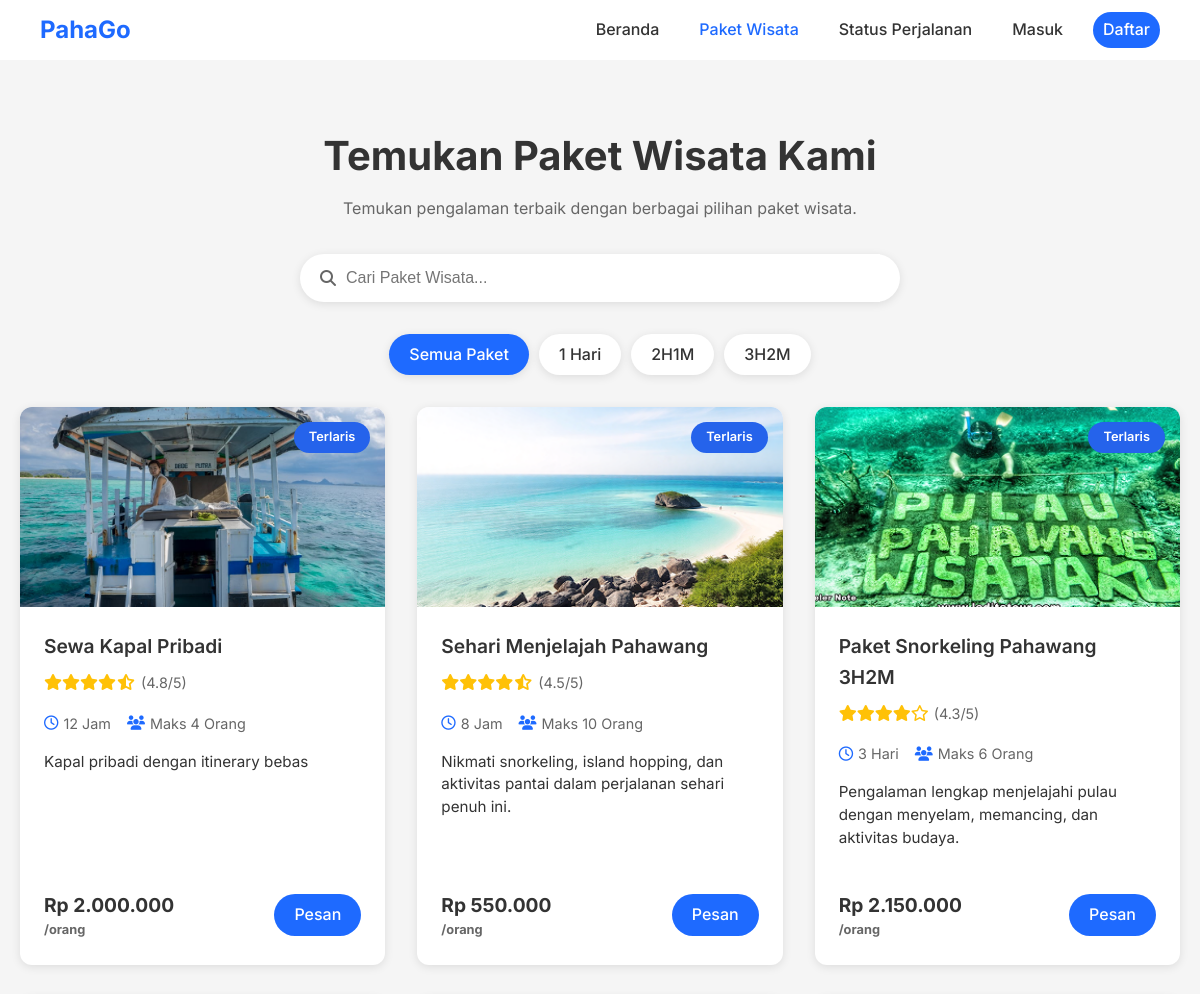
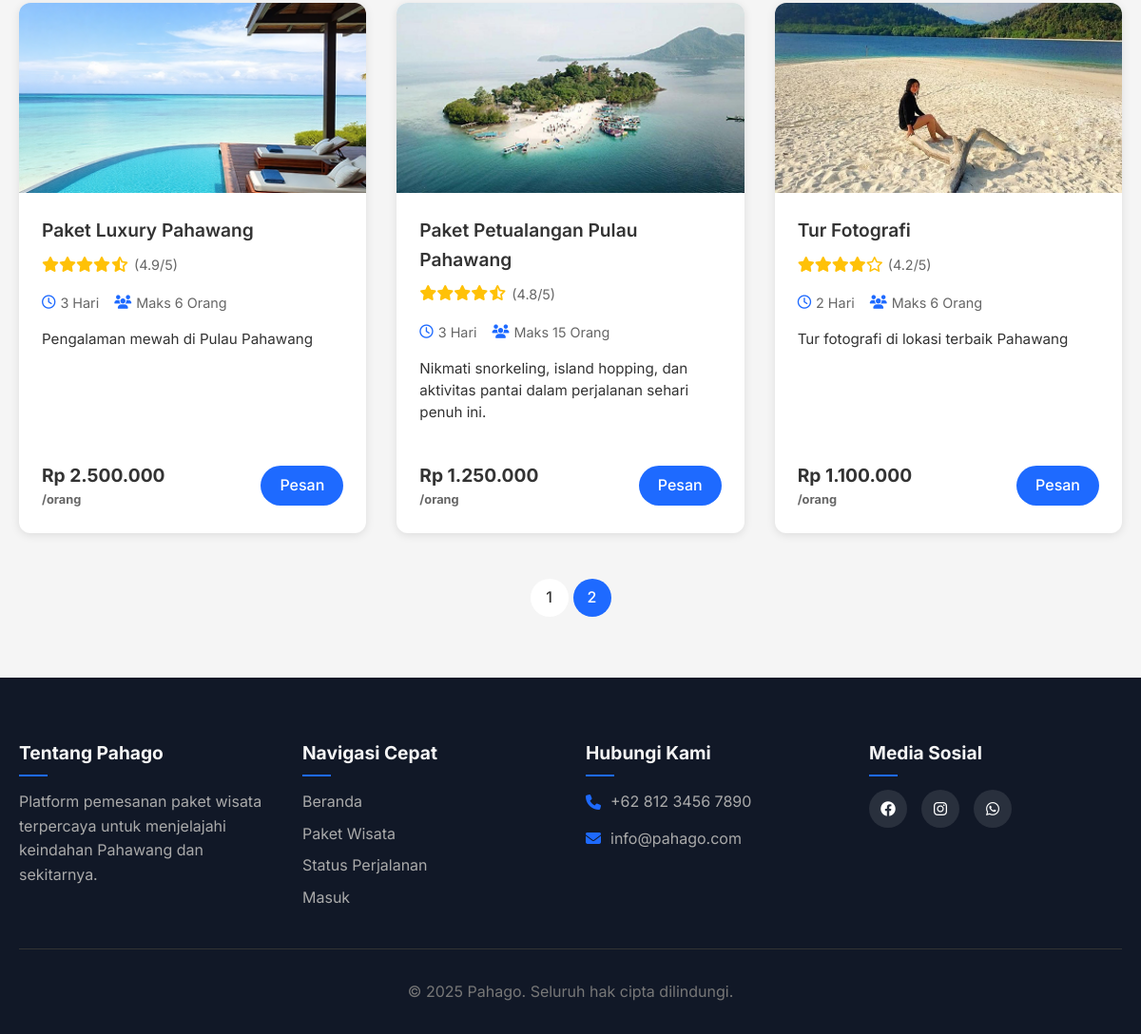
Screenshot of /packages.php?page=2&duration=all with the database file from the repository (2 pictures, top to bottom).
### tables this page shows
CREATE TABLE `packages` (
  `id` int NOT NULL,
  `guide_id` int NOT NULL,
  `title` varchar(255) NOT NULL,
  `description` text NOT NULL,
  `short_description` varchar(255) DEFAULT NULL,
  `price` decimal(10,2) NOT NULL,
  `max_participants` int NOT NULL,
  `duration_days` int NOT NULL,
  `duration_hours` int DEFAULT '0',
  `image_url` varchar(255) DEFAULT NULL,
  `status` enum('active','draft') NOT NULL DEFAULT 'draft',
  `is_bestseller` tinyint(1) DEFAULT '0',
  `is_popular` tinyint(1) DEFAULT '0',
  `rating` decimal(3,1) DEFAULT '0.0',
  `created_at` timestamp NOT NULL DEFAULT CURRENT_TIMESTAMP,
  `updated_at` timestamp NULL DEFAULT NULL ON UPDATE CURRENT_TIMESTAMP
);

### packages.php (the view, shortened to what this page needs)
<?php
$isLoggedIn = isset($_SESSION['logged_in']) && $_SESSION['logged_in'];
$conn = new mysqli("localhost", "root", "", "pahago");
$search = isset($_GET['search']) ? $_GET['search'] : '';
$duration = isset($_GET['duration']) ? $_GET['duration'] : 'all';
$page = isset($_GET['page']) ? (int)$_GET['page'] : 1;
$limit = 6;
$offset = ($page - 1) * $limit;
$query = "SELECT * FROM packages WHERE 1=1";
$countQuery = "SELECT COUNT(*) as total FROM packages WHERE 1=1";
$query .= " ORDER BY is_popular DESC, is_bestseller DESC, rating DESC LIMIT $limit OFFSET $offset";
$result = $conn->query($query);
$countResult = $conn->query($countQuery);
$totalCount = $countResult->fetch_assoc()['total'];
$totalPages = ceil($totalCount / $limit);
function formatRupiah($angka) {
    return number_format($angka, 0, ',', '.');
}
function formatRating($rating) {
    $stars = '';
    $fullStars = floor($rating);
    $halfStar = $rating - $fullStars >= 0.5;
    for ($i = 1; $i <= 5; $i++) {
        if ($i <= $fullStars) {
            $stars .= '<i class="fas fa-star"></i>';
        } elseif ($halfStar && $i == $fullStars + 1) {
            $stars .= '<i class="fas fa-star-half-alt"></i>';
            $halfStar = false;
        } else {
            $stars .= '<i class="far fa-star"></i>';
        }
    }
    return $stars;
}
function formatDuration($days, $hours) {
    if ($days > 0) {
        return "$days Hari";
    } else {
        return "$hours Jam";
    }
}
?>
<!DOCTYPE html>
<html lang="id">
<head>
    <link rel="stylesheet" href="css/styles.css">
    <link rel="stylesheet" href="css/packages.css">
    <link rel="stylesheet" href="https://cdnjs.cloudflare.com/ajax/libs/font-awesome/6.4.0/css/all.min.css">
</head>
<body>
    <header class="navbar">
        <div class="container">
            <div class="navbar-content">
                <a href="index.php" class="logo">PahaGo</a>
                <nav class="nav-menu">
                    <ul>
                        <li><a href="index.php">Beranda</a></li>
                        <li><a href="packages.php" class="active">Paket Wisata</a></li>
                        <li><a href="status.php">Status Perjalanan</a></li>
                        <?php if ($isLoggedIn): ?>
                            <li class="profile-dropdown">
                                <div class="profile-trigger">
                                    <img src="https://ui-avatars.com/api/?name=<?php echo urlencode($_SESSION['user_name']); ?>&background=1e6aff&color=fff&size=32"
                                        class="profile-image" alt="Profile">
                                </div>
                                <div class="dropdown-menu">
                                    <div class="dropdown-header">
                                        <img src="https://ui-avatars.com/api/?name=<?php echo urlencode($_SESSION['user_name']); ?>&background=1e6aff&color=fff&size=64"
                                            class="dropdown-profile-image" alt="Profile">
                                        <div class="dropdown-profile-info">
                                            <span class="dropdown-profile-name"><?php echo $_SESSION['user_name']; ?></span>
                                        </div>
                                    </div>
                                    <div class="dropdown-divider"></div>
                                    <a href="#" class="dropdown-item" id="logoutLink">
                                        <i class="fas fa-sign-out-alt"></i> Logout
                                    </a>
                                </div>
                            </li>
                        <?php else: ?>
                            <li><a href="login.html">Masuk</a></li>
                            <li><a href="register.html" class="btn-primary">Daftar</a></li>
                        <?php endif; ?>
                    </ul>
                </nav>
            </div>
        </div>
    </header>
    <section class="packages-page">
        <div class="container">
            <div class="packages-header">
                <h1>Temukan Paket Wisata Kami</h1>
                <p>Temukan pengalaman terbaik dengan berbagai pilihan paket wisata.</p>
            </div>
            <div class="search-container">
                <form action="packages.php" method="GET" id="searchForm">
                    <div class="search-bar">
                        <i class="fas fa-search search-icon"></i>
                        <input type="text" name="search" placeholder="Cari Paket Wisata..." value="<?php echo htmlspecialchars($search); ?>">
                    </div>
                </form>
            </div>
            <div class="filter-tabs">
                <a href="?duration=all<?php echo !empty($search) ? '&search=' . urlencode($search) : ''; ?>" class="filter-tab <?php echo $duration == 'all' ? 'active' : ''; ?>">Semua Paket</a>
                <a href="?duration=1h<?php echo !empty($search) ? '&search=' . urlencode($search) : ''; ?>" class="filter-tab <?php echo $duration == '1h' ? 'active' : ''; ?>">1 Hari</a>
                <a href="?duration=2h1m<?php echo !empty($search) ? '&search=' . urlencode($search) : ''; ?>" class="filter-tab <?php echo $duration == '2h1m' ? 'active' : ''; ?>">2H1M</a>
                <a href="?duration=3h2m<?php echo !empty($search) ? '&search=' . urlencode($search) : ''; ?>" class="filter-tab <?php echo $duration == '3h2m' ? 'active' : ''; ?>">3H2M</a>
            </div>
            <div class="packages-grid">
                <?php
                if ($result->num_rows > 0) {
                    while ($row = $result->fetch_assoc()) {
                ?>
                <div class="package-card">
                    <div class="package-image">
                    <img src="<?php echo str_replace('../', '', $row['image_url']); ?>" alt="<?php echo $row['title']; ?>" class="card-img-top">
                    <?php if ($row['is_bestseller']): ?>
                            <div class="package-badge bestseller">Terlaris</div>
                        <?php endif; ?>
                    </div>
                    <div class="package-content">
                        <h3><?php echo htmlspecialchars($row['title']); ?></h3>
                        <div class="package-rating">
                            <div class="stars">
                                <?php echo formatRating($row['rating']); ?>
                            </div>
                            <span class="rating-text">(<?php echo $row['rating']; ?>/5)</span>
                        </div>
                        <div class="package-details">
                            <div class="detail">
                                <i class="far fa-clock"></i>
                                <?php echo formatDuration($row['duration_days'], $row['duration_hours']); ?>
                            </div>
                            <div class="detail">
                                <i class="fas fa-users"></i>
                                Maks <?php echo $row['max_participants']; ?> Orang
                            </div>
                        </div>
                        <p class="package-description"><?php echo htmlspecialchars($row['short_description']); ?></p>
                        <div class="package-footer">
                            <div class="price">
                                <span class="price-amount">Rp <?php echo formatRupiah($row['price']); ?></span>
                                <span class="price-unit">/orang</span>
                            </div>
                            <a href="package-detail.php?id=<?php echo $row['id']; ?>" class="btn-primary">Pesan</a>
                        </div>
                    </div>
                </div>
                <?php
                    }
                } else {
                    echo '<div class="no-packages">Tidak ada paket wisata yang ditemukan.</div>';
                }
                ?>
            </div>
            <?php if ($totalPages > 1): ?>
            <div class="pagination-container">
                <div class="pagination">
                    <?php for ($i = 1; $i <= $totalPages; $i++): ?>
                    <a href="?page=<?php echo $i; ?>&duration=<?php echo $duration; ?><?php echo !empty($search) ? '&search=' . urlencode($search) : ''; ?>" class="page-link <?php echo $i == $page ? 'active' : ''; ?>"><?php echo $i; ?></a>
                    <?php endfor; ?>
                </div>
            </div>
            <?php endif; ?>
        </div>
    </section>
    <footer class="footer">
        <div class="container">
            <div class="footer-content">
                <div class="footer-section">
                    <h3>Tentang Pahago</h3>
                    <p>
                        Platform pemesanan paket wisata terpercaya untuk menjelajahi
                        keindahan Pahawang dan sekitarnya.
                    </p>
                </div>
                <div class="footer-section">
                    <h3>Navigasi Cepat</h3>
                    <ul>
                        <li><a href="index.php">Beranda</a></li>
                        <li><a href="packages.php">Paket Wisata</a></li>
                        <li><a href="status.php">Status Perjalanan</a></li>
                        <?php if (!$isLoggedIn): ?>
                            <li><a href="login.html">Masuk</a></li>
                        <?php endif; ?>
                    </ul>
                </div>
                <div class="footer-section">
                    <h3>Hubungi Kami</h3>
                    <ul class="contact-info">
                        <li><i class="fas fa-phone"></i>+62 812 3456 7890</li>
                        <li><i class="fas fa-envelope"></i>info@pahago.com</li>
                    </ul>
                </div>
                <div class="footer-section">
                    <h3>Media Sosial</h3>
                    <div class="social-icons">
                        <a href=""><i class="fab fa-facebook"></i></a>
                        <a href=""><i class="fab fa-instagram"></i></a>
                        <a href=""><i class="fab fa-whatsapp"></i></a>
                    </div>
                </div>
            </div>
            <div class="footer-bottom">
                <p>&copy; 2025 Pahago. Seluruh hak cipta dilindungi.</p>
            </div>
        </div>
    </footer>
</body>
</html>

### css/styles.css (style rules this page uses)
:root { --text-color: #333; --bg-color: #f5f5f5; --primary-color: #1e6aff; --white: #ffffff; --transition: all 0.3s ease; --primary-hover: #0052e0; --border-color: #e0e0e0; --shadow: 0 2px 10px rgba(0, 0, 0, 0.1); --text-light: #666; --radius: 8px; }
* { margin: 0; padding: 0; box-sizing: border-box; }
body { font-family: "Inter", sans-serif; color: var(--text-color); line-height: 1.6; background-color: var(--bg-color); }
ul { list-style: none; }
a { text-decoration: none; color: inherit; }
.btn-primary { display: inline-block; background-color: var(--primary-color); color: var(--white); padding: 8px 20px; border-radius: 50px; font-weight: 500; border: none; cursor: pointer; transition: var(--transition); }
.navbar { background-color: var(--white); position: sticky; top: 0; z-index: 1000; }
.navbar * { box-sizing: border-box; }
.nav-menu * { box-sizing: border-box; }
.logo { box-sizing: border-box; display: inline-block; }
.navbar-content { display: flex; justify-content: space-between; align-items: center; height: 60px; width: 100%; max-width: 1200px; margin: 0 auto; padding: 0 20px; }
.nav-menu { margin-left: auto; }
.nav-menu ul { display: flex; gap: 20px; align-items: center; list-style: none !important; margin: 0; padding: 0; }
.nav-menu li { list-style: none !important; margin: 0; padding: 0; }
.nav-menu a { font-weight: 500; transition: var(--transition); padding: 5px 10px; text-decoration: none; }
.nav-menu a:hover, .nav-menu a.active { color: var(--primary-color); }
.container { width: 100%; max-width: 1200px; margin: 0 auto; padding: 0 20px; }
.logo { font-size: 1.5rem; font-weight: 700; color: var(--primary-color); margin-right: auto; }
.package-card { background-color: var(--white); border-radius: var(--radius); overflow: hidden; box-shadow: var(--shadow); transition: var(--transition); }
.package-image { height: 200px; overflow: hidden; }
.package-image img { width: 100%; height: 100%; object-fit: cover; transition: transform 0.5s ease; }
.package-content { padding: 1.5rem; }
.package-content h3 { font-size: 1.2rem; margin-bottom: 0.5rem; }
.price { font-weight: 700; font-size: 1.2rem; }
.footer { background-color: #111827; color: #f5f5f5; padding: 4rem 0 2rem; }
.footer-content { display: grid; grid-template-columns: repeat(auto-fit, minmax(200px, 1fr)); gap: 2rem; margin-bottom: 2rem; }
.footer-section h3 { font-size: 1.2rem; margin-bottom: 1.5rem; position: relative; }
.footer-section h3::after { content: ""; position: absolute; left: 0; bottom: -10px; width: 30px; height: 2px; background-color: var(--primary-color); }
.footer-section p, .footer-section li { color: #aaa; margin-bottom: 0.5rem; }
.footer-section a { transition: var(--transition); }
.footer-section i { color: white; }
.contact-info li { display: flex; align-items: center; margin-bottom: 0.8rem; }
.contact-info i { margin-right: 10px; color: var(--primary-color); }
.social-icons { display: flex; gap: 15px; }
.social-icons a { display: flex; align-items: center; justify-content: center; width: 40px; height: 40px; background-color: rgba(255, 255, 255, 0.1); border-radius: 50%; transition: var(--transition); }
.footer-bottom { text-align: center; padding-top: 2rem; border-top: 1px solid #333; color: #777; }

### rows the page displays
packages: image_url (picture), is_bestseller "Terlaris", title "Sewa Kapal Pribadi", rating "4.8", duration_days+duration_hours "12 Jam", max_participants "4", short_description "Kapal pribadi dengan itinerary bebas", price "2.000.000"
packages: image_url (picture), is_bestseller "Terlaris", title "Sehari Menjelajah Pahawang", rating "4.5", duration_days+duration_hours "8 Jam", max_participants "10", short_description "Nikmati snorkeling, island hopping, dan aktivitas pantai dalam perjalanan sehari penuh ini.", price "550.000"
packages: image_url (picture), is_bestseller "Terlaris", title "Paket Snorkeling Pahawang 3H2M", rating "4.3", duration_days+duration_hours "3 Hari", max_participants "6", short_description "Pengalaman lengkap menjelajahi pulau dengan menyelam, memancing, dan aktivitas budaya.", price "2.150.000"
packages: image_url (picture), title "Paket Luxury Pahawang", rating "4.9", duration_days+duration_hours "3 Hari", max_participants "6", short_description "Pengalaman mewah di Pulau Pahawang", price "2.500.000"
packages: image_url (picture), title "Paket Petualangan Pulau Pahawang", rating "4.8", duration_days+duration_hours "3 Hari", max_participants "15", short_description "Nikmati snorkeling, island hopping, dan aktivitas pantai dalam perjalanan sehari penuh ini.", price "1.250.000"
packages: image_url (picture), title "Tur Fotografi", rating "4.2", duration_days+duration_hours "2 Hari", max_participants "6", short_description "Tur fotografi di lokasi terbaik Pahawang", price "1.100.000"
